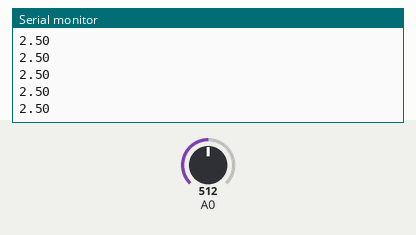
A sketch run on a simulated Arduino Uno, built with avr-gcc and run on an emulated ATmega328P. On the bench: the last lines printed to the serial monitor. The test bench sets the inputs (shaded band); at power-on: A0 = 512.

Above: at 1.2 s.
1.3 s: A0 set to 716
At 2.3 s:
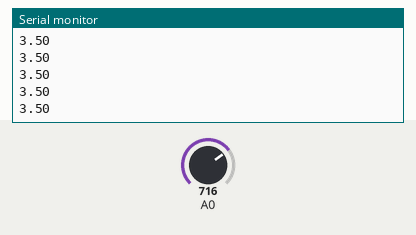
2.8 s: A0 set to 900
At 3.5 s:
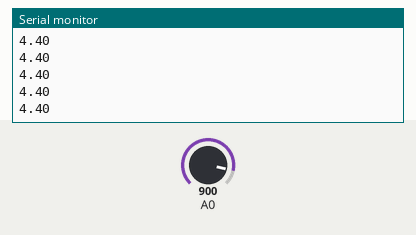
Timing chart, 0 to 5.8 s (numbered marks = the images above; inputs shaded):
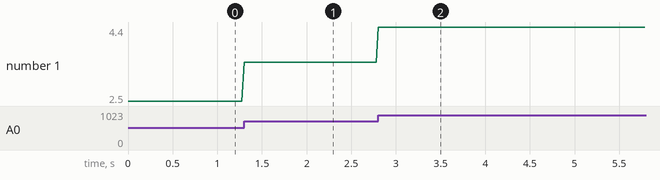

The sketch:

practice04_voltage_serial.ino
```cpp
int bites;
float voltaje;

void setup()
{
  Serial.begin(9600);
}

void loop()
{
  bites = analogRead(0);

  voltaje = (bites) * (5.0 / 1023.0);

  Serial.println(voltaje);

  delay(25);
}
```

Measured:
- after the input at 1.3 s, the serial monitor: prints a new line at once (image 1)
- after the input at 2.8 s, the serial monitor: prints a new line at once (image 2)
- plotted number 1: 2.5 → 3.5 after the input at 1.3 s, 3.5 → 4.4 after the input at 2.8 s
